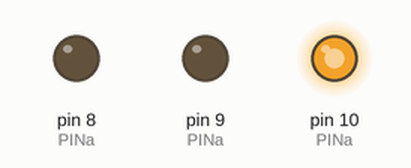
This sketch was run on a simulated Arduino Uno, built with avr-gcc and run on an emulated ATmega328P. Shown: output pins drawn as LEDs (lit = HIGH). Random numbers use the default seed unless the sketch sets one.

Above: at 0.1 s.
At 14.1 s:
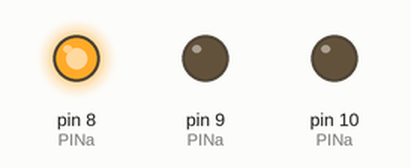
At 38.1 s:
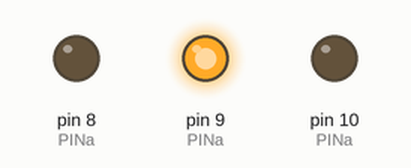
Timing chart, 0 to 39.6 s (numbered marks = the images above):
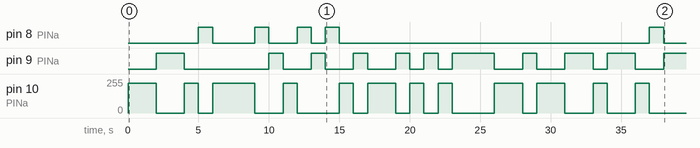

Measured:
- by itself, pin 8 (PINa): LOW → HIGH at 5.0 s, → LOW 1.0 s later, → HIGH 3.0 s later, → LOW 1.0 s later, … (10 changes in this stretch)
- by itself, pin 9 (PINa): LOW → HIGH at 2.0 s, → LOW 2.0 s later, → HIGH 6.0 s later, → LOW 1.0 s later, … (21 changes in this stretch)
- by itself, pin 10 (PINa): 0/255 → 225/255 at 0.00 s, → 0/255 2.0 s later, → 225/255 2.0 s later, → 0/255 1.0 s later, … (24 changes in this stretch)

The sketch:

Random_color_lights.ino
```cpp
// Code Assumes there's 3 lights but can be modified to match any number of lights

// Number of lights in the system
#define NUM_LIGHTS 1

// Pin numbers that is connected to the Red pin, Green pin, and Blue pin
// ex) Pin1[3] = {3,4,5}; 3 is red pin, 4 is green pin, 5 is blue pin
// Assume pin numbers for sake of example but can be changed to suit actual setup
#define PINa {10,9,8}   // Change Numbers here
#define PINb {5,6,7}   // Change Numbers here
#define PINc {8,9,10}    // Change Numbers here


// Values for the colors
// Set as {red value, green value, blue value}
// Ex) {255,0,0} for red, {0, 255, 0} for green, and {0, 0, 255} for blue
// Assumes colors for the sake of example but can be changed to suit actual setup
#define COLORr {225,0,0}   // Change Numbers here
#define COLORg {0, 255, 0}   // Change Numbers here
#define COLORb {0, 0, 255}   // Change Numbers here


// Orgainized pins
int Pins[NUM_LIGHTS][3] = {PINa};

// Organized Color
int Colors[3][3] = {COLORr,COLORg,COLORb};


void PinLights(int pin[], int light[]){
  analogWrite(pin[0], light[0]);
  analogWrite(pin[1], light[1]);
  analogWrite(pin[2], light[2]);
}
// Sets the color for the light
// Input: arrary of the pin to be set, array of the color to be set to
void LEDLight(int P[NUM_LIGHTS][3], int C[3][3]){
  for (int i = 0; i < NUM_LIGHTS; i++){
    PinLights(P[i], C[i]);
  }
}

void swap(int arr[NUM_LIGHTS][3], int a, int b){
  if (a != b){
    int temp;
    for(int i = 0; i < NUM_LIGHTS; i++){
      for(int j = 0; j < 3; j++){
        temp = arr[a][j];
        arr[a][j] = arr[b][j];
        arr[b][j] = temp;
      }
    }
  }
}

void SetRandomLight(int P[NUM_LIGHTS][3] , int C[NUM_LIGHTS][3]){
  int RandomOrder[NUM_LIGHTS];
  // Picks random numbers to decide orders
  for (int i = 0; i < NUM_LIGHTS; i++){
    RandomOrder[i] = random(1000);
  }

  for (int i = 0; i < NUM_LIGHTS; i++){
    int max_index = i;
    for (int j = 1; j < 3; j++){
      if (RandomOrder[j] > RandomOrder[max_index]){
        max_index = j;
      }
    }
    if (max_index != i){
      int temp = RandomOrder[i];
      RandomOrder[i] = RandomOrder[max_index];
      RandomOrder[max_index] = temp;
      swap(C, i, max_index);
    }
  }
  LEDLight(P, C);
}

void PickRandomLight(int P[NUM_LIGHTS][3], int C[NUM_LIGHTS][3]){
  for (int i = 0; i < 3; i++){
    C[0][i] = random(255);
  }
  LEDLight(P,C);
}

void PickRGB(int P[NUM_LIGHTS][3], int C[3][3]){
  int choose = random(1000);
  if (choose <= 333){
    PinLights(P[0],C[0]);
  } else if (choose <= 666){
    PinLights(P[0],C[1]);
  } else {
    PinLights(P[0], C[2]);
  }
}

void setup() {
  // Sets random number generator

  // Sets up the pins for the LED lights
  randomSeed(analogRead(0));
  for (int i = 0; i < NUM_LIGHTS; i++){
    for (int j = 0; j < 3; j++){
      pinMode(Pins[i][j], OUTPUT);
    }
  }
}

void loop() {
  //PickRandomLight(Pins, Colors);
  //SetRandomLight(Pins, Colors);
  PickRGB(Pins,Colors);
  delay(1000);
}
```
